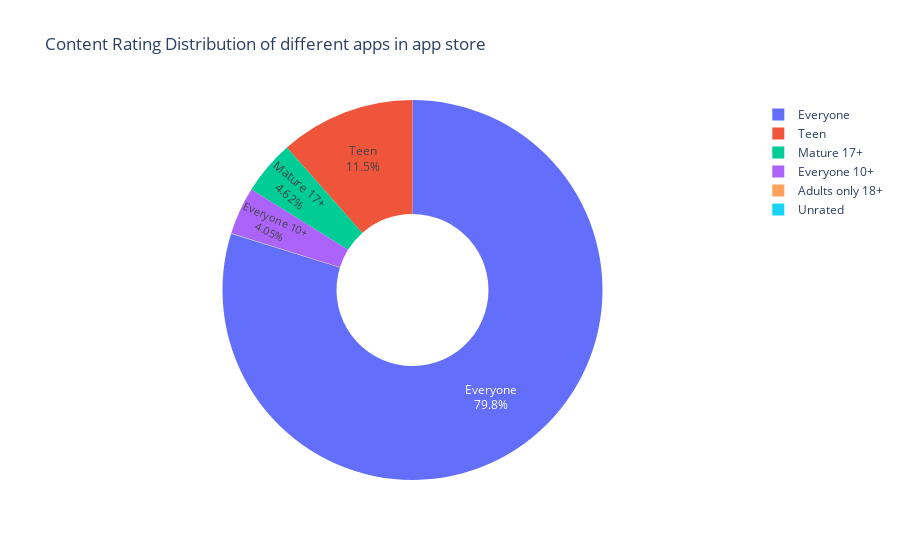

Write notebook code for a chart like this one.
### Code cell
fig = px.pie(content_rating,values='Count',names='Content_Rating',title='Content Rating Distribution of different apps in app store',hole=0.4)
fig.update_traces(textposition='inside', textinfo='percent+label')
fig.update_layout(showlegend=True)
fig.show()

### Figure 1 — Plotly figure (JSON) as saved in the notebook; plotly's stock layout.template omitted (floating-point values rounded to 4 significant figures)
{"data": [{"domain": {"x": [0, 1], "y": [0, 1]}, "hole": 0.4, "hovertemplate": "Content_Rating=%{label}<br>Count=%{value}<extra></extra>", "labels": ["Everyone", "Teen", "Mature 17+", "Everyone 10+", "Adults only 18+", "Unrated"], "legendgroup": "", "name": "", "showlegend": true, "textinfo": "percent+label", "textposition": "inside", "type": "pie", "values": [7094, 1022, 411, 360, 3, 1]}], "layout": {"legend": {"tracegroupgap": 0}, "showlegend": true, "title": {"text": "Content Rating Distribution of different apps in app store"}}}
